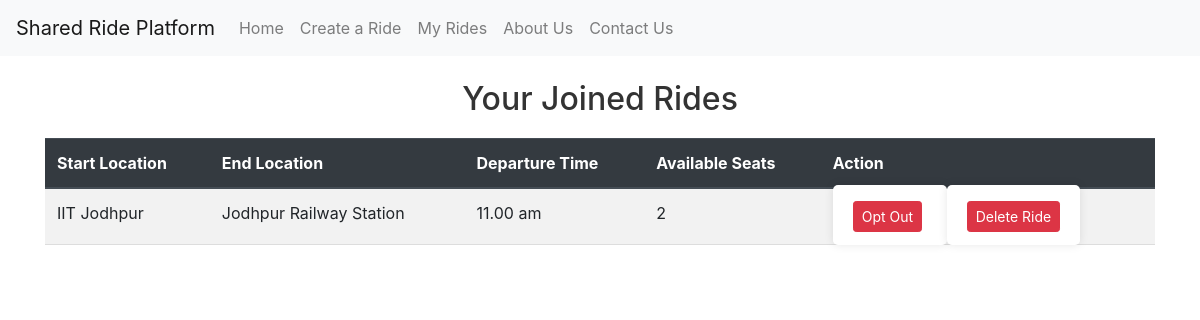
Page /joined_rides (signed in) on the earlier database version.
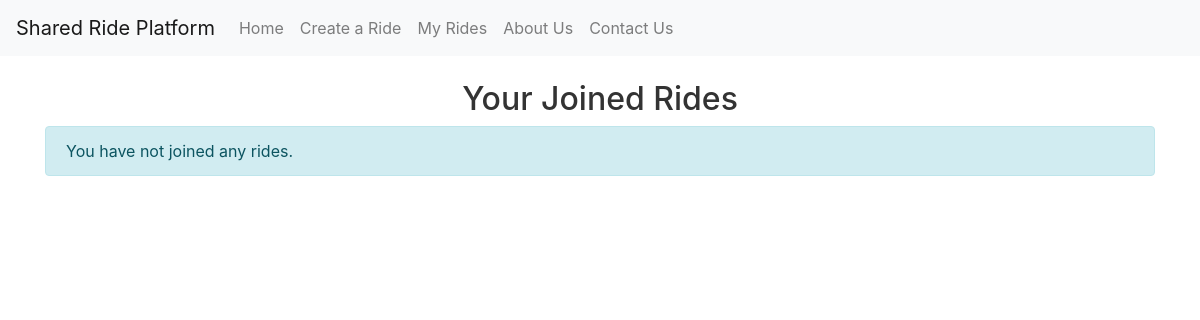
Same page on the later database version.
### models.py (models this page shows)
class Ride(db.Model):
    id = db.Column(db.Integer, primary_key=True)
    start_location = db.Column(db.String(255), nullable=False)
    end_location = db.Column(db.String(255), nullable=False)
    meetup_point = db.Column(db.String(255), nullable=False)
    departure_time = db.Column(db.String(20), nullable=False)
    available_seats = db.Column(db.Integer, nullable=False)
    cost_per_head = db.Column(db.Float, nullable=False)
    gender_preference = db.Column(db.String(10), nullable=False)  # 'male', 'female', 'co-ed'
    author_id = db.Column(db.Integer, db.ForeignKey('user.id'), nullable=False)  # Ensure 'user.id' matches the User model

### routes.py (the view)
@app.route('/joined_rides')
@login_required
def joined_rides():
    joined_rides = current_user.rides_joined
    created_rides = current_user.ride_posts
    if not joined_rides and not created_rides:
        return render_template('joined_rides.html', joined_rides=[], created_rides=[], show_buttons=True)
    return render_template('joined_rides.html', joined_rides=joined_rides, created_rides=created_rides, show_buttons=False)

### app.py (called while the page is built)
@app.before_request
def create_tables():
    from models import User, Ride  # Import here to avoid circular import
    db.create_all()  # Create tables when the app first runs

### routes.py (called while the page is built)
@login_manager.user_loader
def load_user(user_id):
    return User.query.get(int(user_id))

### templates/joined_rides.html (shortened to what this page needs)
{% extends 'base.html' %}
{% block head %}
<link rel="stylesheet" href="https://maxcdn.bootstrapcdn.com/bootstrap/4.5.2/css/bootstrap.min.css">
{% endblock %}
{% block body %}
<div class="container mt-4">
    <h2>Your Joined Rides</h2>
    {% if joined_rides %}
        <table class="table table-striped">
            <thead class="thead-dark">
                <tr>
                    <th>Start Location</th>
                    <th>End Location</th>
                    <th>Departure Time</th>
                    <th>Available Seats</th>
                    <th>Action</th>
                </tr>
            </thead>
            <tbody>
                {% for ride in joined_rides %}
                <tr>
                    <td>{{ ride.start_location }}</td>
                    <td>{{ ride.end_location }}</td>
                    <td>{{ ride.departure_time }}</td>
                    <td>{{ ride.available_seats }}</td>
                    <td>
                        <form action="{{ url_for('opt_out', ride_id=ride.id) }}" method="POST" style="display:inline;">
                            <button type="submit" class="btn btn-danger btn-sm">Opt Out</button>
                        </form>
                        <form action="{{ url_for('delete_ride', ride_id=ride.id) }}" method="POST" style="display:inline;">
                            <button type="submit" class="btn btn-danger btn-sm">Delete Ride</button>
                        </form>
                    </td>
                </tr>
                {% endfor %}
            </tbody>
        </table>
    {% else %}
        <div class="alert alert-info">You have not joined any rides.</div>
    {% endif %}
</div>
{% endblock %}

Differences in the rows shown:
removed Ride: start_location "IIT Jodhpur", end_location "Jodhpur Railway Station", departure_time "11.00 am", available_seats "2"
Other differences:
text no longer shown: "Start Location End Location Departure Time Available Seats Action"
text now shown: "You have not joined any rides."
